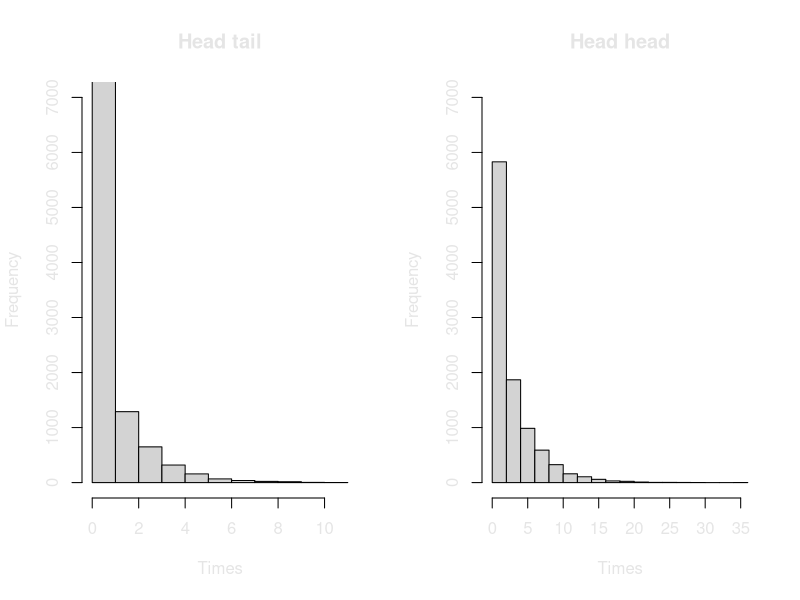
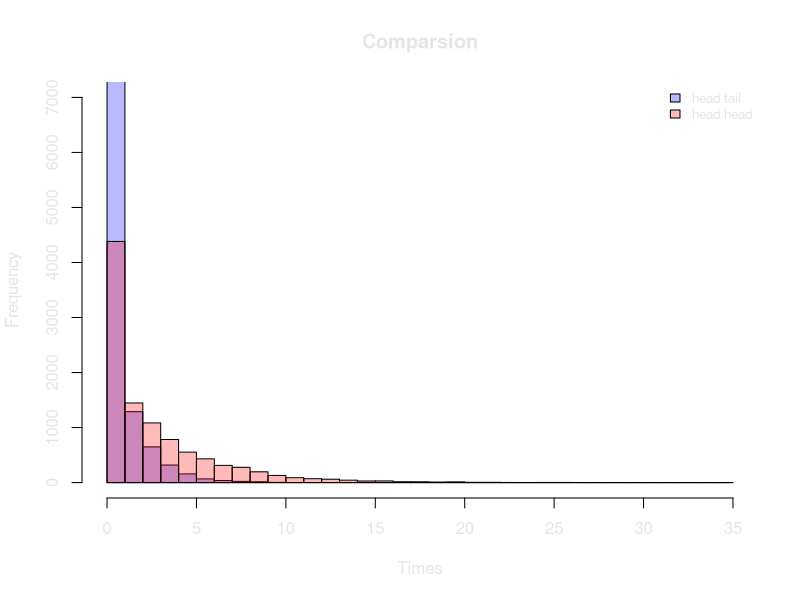

Here is the R script that generated these plots, in order:
coin <- c("head", "tail")

sample(coin, 2, replace = T)

x = -1
repeat{
  t = sample(coin, 2, replace = T)
  x = x + 1
  if(all(t == c("head", "tail")) | all(t == c("tail", "head"))){ 
    # or for another toss: if(all(t == c("head", "head"))){
    break
  }
}

ht <- NULL
for (i in 1:10000) {
  x = -1
  repeat{
    t = sample(coin, 2, replace = T)
    x = x + 1
    if(all(t == c("head", "tail")) | all(t == c("tail", "head"))){ 
      # or for another toss: if(all(t == c("head", "head"))){
      break
    }
  }
  ht <- c(ht, x)
}

hh <- NULL
for (i in 1:10000) {
  x = -1
  repeat{
    t = sample(coin, 2, replace = T)
    x = x + 1
    if(all(t == c("head", "head"))){
      break
    }
  }
  hh <- c(hh, x)
}

png("hw3.fig1.png", width = 8, height = 4, units = "in", res = 300)
par(bg="transparent", mfrow=c(1,2))
hist(ht, xlab = "Times", 
     col.lab="gray90",
     col.axis = 'gray90',
     main = NULL,
     ylim = c(0,7000))
title("Head tail", col.main = "gray90")
# dev.off()
# 
# png("hw3.fig2.png", width = 8, height = 4, units = "in", res = 300)
# par(bg="transparent")
hist(hh, xlab = "Times", 
     col.lab="gray90",
     col.axis = 'gray90',
     main = NULL,
     ylim = c(0,7000))
title("Head head", col.main = "gray90")
dev.off()

# As the two histograms would overlap, here the color definition helps create two transparent colors
c1 <- rgb(0,0,255,max = 255, alpha = 70)
c2 <- rgb(255,0,0, max = 255, alpha = 70)

# To determine proper breaks of both histograms
bks <- pretty(min(c(ht,hh)):max(c(ht,hh)), 
              n = 31)

# To get the histgram frequencies
hg.ht <- hist(ht, breaks = bks, plot = F)
hg.hh <- hist(hh, breaks = bks, plot = F)

# Plotting

png("hw3.fig2.png", width = 8, height = 8, units = "in", res = 300)
par(bg="transparent")
plot(hg.ht, col = c1, xlab = "Times",col.lab="gray90",
     col.axis = 'gray90', main = NULL, ylim = c(0,7000))
title("Comparsion", col.main = "gray90")
plot(hg.hh, col = c2, add = T)
legend("topright", legend=c("head tail", "head head"),
       fill=c(c1, c2),cex=0.8,
       box.lty=0, text.col = "gray90")
dev.off()